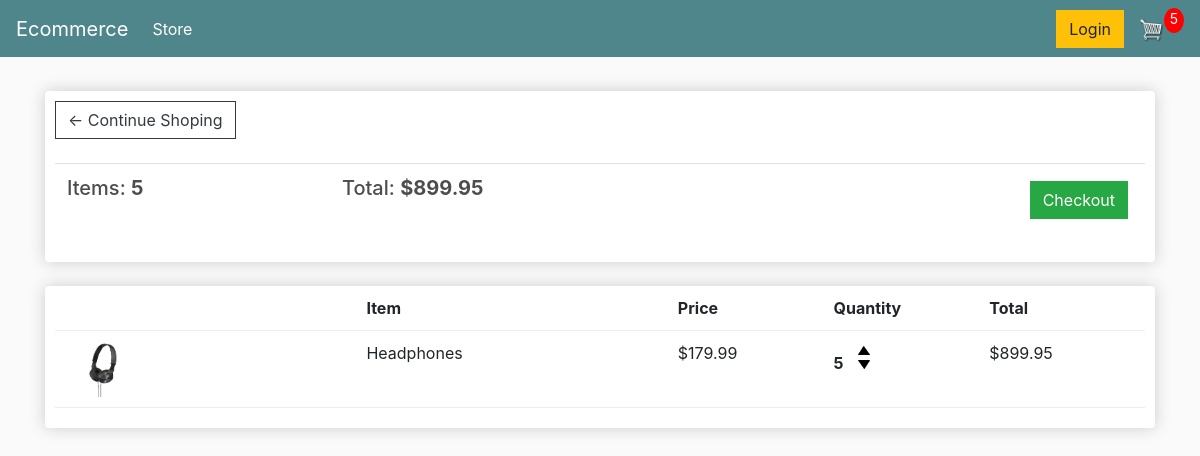
The app's page /store/cart/ (signed in) with its own data.
### store/models.py (models this page shows, shortened)
class Order(models.Model):
    customer = models.ForeignKey(Customer, null=True, blank=True, on_delete=models.SET_NULL)
    order_date = models.DateTimeField(auto_now_add=True)
    complete = models.BooleanField(default=False)
    transation_id = models.CharField(max_length=50, null=True)
    @property
    def get_cart_total(self):
        orderitems = self.orderitem_set.all()
        total = sum([item.get_total for item in orderitems ])
        return total
    @property
    def get_cart_items(self):
        orderitems = self.orderitem_set.all()
        total = sum([item.quantity for item in orderitems ])
        return total

class OrderItem(models.Model):
    product = models.ForeignKey(Product, null=True, blank=True, on_delete=models.SET_NULL)
    order = models.ForeignKey(Order, null=True, blank=True, on_delete=models.SET_NULL)
    quantity = models.IntegerField(default=0, null=True, blank=True)
    added_date = models.DateTimeField(auto_now_add=True)
    @property
    def get_total(self):
        total = self.product.price * self.quantity
        return total

class Product(models.Model):
    name = models.CharField(max_length=50)
    price = models.FloatField()
    digital = models.BooleanField(default=False, null=True, blank=True)
    image = models.ImageField(null= True, blank= True)
    @property
    def image_url(self):
        try:
            url = self.image.url
        except:
            url = ""
        return url

### store/views.py (the view)
# urls.py: path('cart/', cart, name='cart'),
def cart(request):
    data = cartData(request)
    cartItems = data['cartItems']
    order = data['order']
    items = data['items']
    context = {
        'items': items,
        'order': order,
        'cartItems': cartItems
    }
    return render(request, 'store/cart.html', context)

### store/utils.py (called while the page is built)
def cartData(request):
    if request.user.is_authenticated:
        customer = request.user.customer
        order, created = Order.objects.get_or_create(customer= customer, complete= False )
        items = order.orderitem_set.all()
        cartItems = order.get_cart_items
    else:
        cookieData = cookieCart(request)
        cartItems = cookieData['cartItems']
        order = cookieData['order']
        items = cookieData['items']
    return {'cartItems': cartItems, 'order': order, 'items': items}

### store/templates/store/cart.html
{% extends 'store/main.html' %}
{% load static %}
{% block content %}
    <div class="row">
        <div class="col-lg-12">
            <div class="box-element">
                <a href="{% url 'store:store' %}" class="btn btn-outline-dark">&#x2190; Continue Shoping</a>
                <br>
                <br>
                <table class="table">
                    <tr>
                        <th><h5>Items: <strong>{{ order.get_cart_items }}</strong></h5></th>
                        <th><h5>Total: <strong>${{ order.get_cart_total|floatformat:2  }}</strong></h5></th>
                        <th><a class="btn btn-success" style="float:right; margin:5px" href="{% url 'store:checkout' %}">Checkout</a></th>
                    </tr>
                </table>
            </div>
            <br>
            <div class="box-element">
                <div class="cart-row">
                    <div style="flex:2"></div>
                    <div style="flex:2"><strong>Item</strong></div>
                    <div style="flex:1"><strong>Price</strong></div>
                    <div style="flex:1"><strong>Quantity</strong></div>
                    <div style="flex:1"><strong>Total</strong></div>
                </div>
                {% for item in items %}
                <div class="cart-row">
                    {% if request.user.is_authenticated %}
                    <div style="flex:2"><img src="{{ item.product.image_url }}" class="row-image"></div>
                    {% else %}
                    <div style="flex:2"><img src="{{ item.product.imageURL }}" class="row-image"></div>
                    {% endif %}
                    <div style="flex:2">{{ item.product.name }}</div>
                    <div style="flex:1">${{ item.product.price|floatformat:2 }}</div>
                    <div style="flex:1">
                        <p class="quantity">{{ item.quantity }}</p>
                        <div class="quantity">
                            <img src="{% static 'images/arrow-up.png' %}" class="chg-quantity update-cart" data-product="{{item.product.id}}" data-action="add">
                            <img src="{% static 'images/arrow-down.png' %}" class="chg-quantity update-cart" data-product="{{item.product.id}}" data-action="remove">
                        </div>
                    </div>
                    <div style="flex:1">${{ item.get_total }}</div>
                </div>
                {% endfor %}
            </div>
        </div>
    </div>
{% endblock content %}

### static/css/main.css (style rules this page uses)
body { background-color: hsl(0, 0%, 98%); }
h1,h2,h3,h4,h5,h6 { color:hsl(0, 0%, 30%); }
.box-element { box-shadow:hsl(0, 0%, 80%) 0 0 16px; background-color: #fff; border-radius: 4px; padding: 10px; }
.col-lg-4, .col-lg-6, .col-lg-8, .col-lg-12 { margin-top: 10px; }
.btn { border-radius: 0; }
.row-image { width: 100px; }
.cart-row { display: flex; align-items: flex-stretch; padding-bottom: 10px; margin-bottom: 10px; border-bottom: 1px solid #ececec; }
.quantity { display: inline-block; font-weight: 700; padding-right:10px; }
.chg-quantity { width: 12px; cursor: pointer; display: block; margin-top: 5px; transition:.1s; }

### records on screen
Order: get_cart_items "5", get_cart_total "899.95"
OrderItem: product.image_url (picture), product.name "Headphones", product.price "179.99", quantity "5", get_total "899.95"

### other values on screen
{{ cartItems }} "5"
